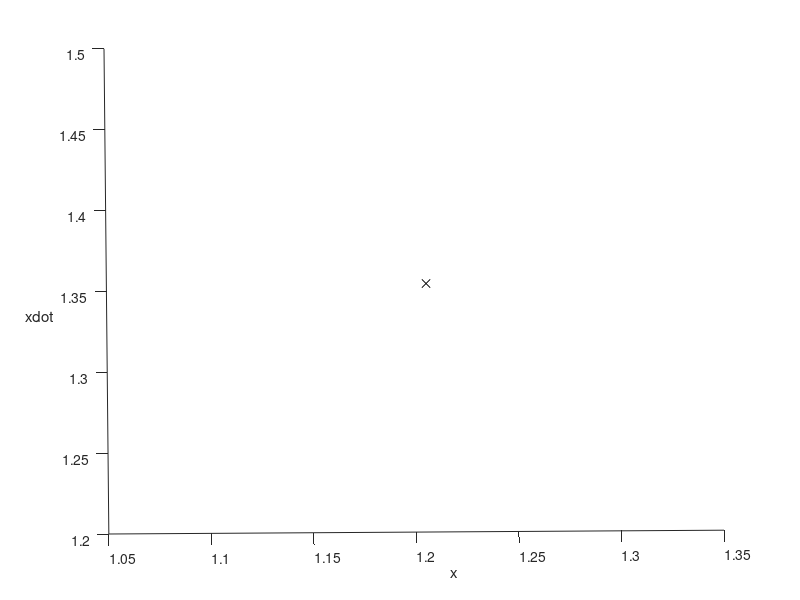

Write MATLAB code to recreate this figure. (Note: this script raises an error after producing the figure.)
% script RR_Sim_Duffing
% A simple RK4 simulation of the Duffing oscillator.
%% Renaissance Robotics codebase, Chapter 7, https://github.com/tbewley/RR
%% Copyright 2024 by Thomas Bewley, distributed under BSD 3-Clause License.

clear, close all, T=200; h=0.05; x=5*rand(2,1);              % Set up simulation
plot3(x(1),x(2),0,'kx'); view([-0.45 90]); hold on           % Set up plot
xlabel('x'), ylabel('xdot')
for t=0:h:T
   k1=RHS(x,t); k2=RHS(x+h*k1/2,t+h/2); k3=RHS(x+h*k2/2,t+h/2); k4=RHS(x+h*k3,t+h);
   xnew=x+h*(k1/6+k2/3+k3/3+k4/6);
   plot3([xnew(1) x(1)],[xnew(2) x(2)],[t-h,t]); axis([-4.5 4.5 -6 6 t-10 t])
   x=xnew; pause(0.001);
end
%%%%%%%%
function k=RHS(x,t) % Note: the "non-autonomous" Duffing RHS depends explicitly on t.
alpha=-1; beta=0.25; delta=0.1; gamma=2.5; omega=2;  % Define constants for Duffing
k=[x(2); -delta*x(2)-alpha*x(1)-beta*(x(1))^3-gamma*cos(omega*t)];
end
